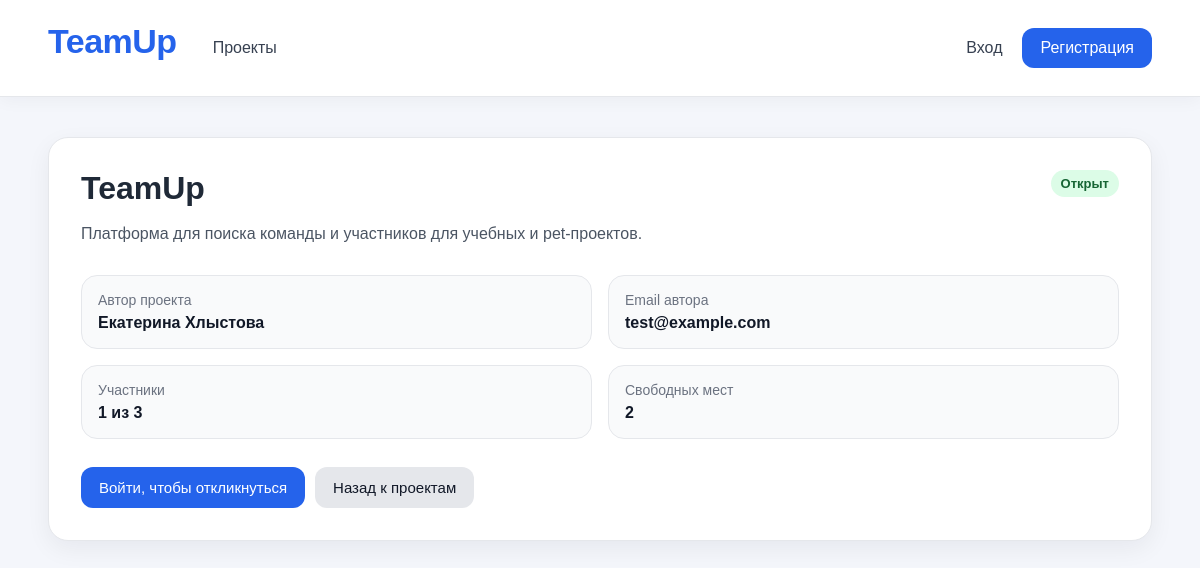
Page /projects/4 on the earlier database version.
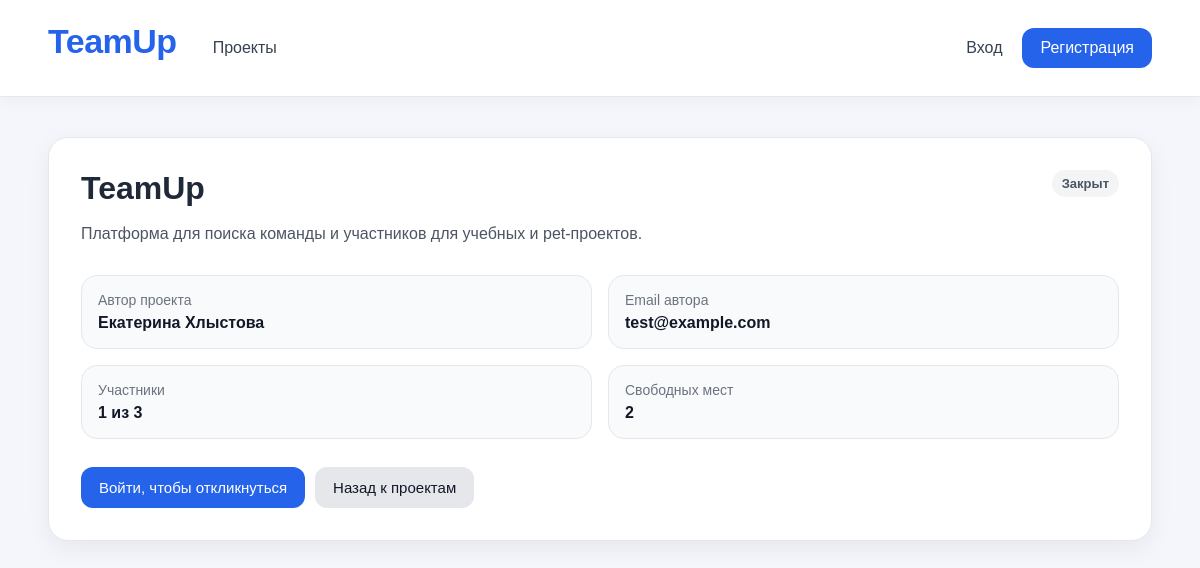
Same page on the later database version.
### app/api/projects.py (the view)
@router.get("/projects/{project_id}")
async def project_detail(
    project_id: int,
    request: Request,
    session: AsyncSession = Depends(get_session),
):
    project_repository = ProjectRepository(session)
    project_service = ProjectService(project_repository)
    project = await project_service.get_project_by_id(project_id)
    if not project:
        return RedirectResponse(
            url="/projects?message=Проект не найден",
            status_code=303,
        )
    user_id = request.session.get("user_id")
    user_name = request.session.get("user_name")
    user_email = request.session.get("user_email")
    user_role = request.session.get("user_role")
    accepted_count = project_service.get_accepted_count(project)
    free_slots = project_service.get_free_slots(project)
    already_applied = False
    if user_id:
        application_repository = ApplicationRepository(session)
        existing_application = await application_repository.get_by_project_and_user(
            project_id=project.id,
            user_id=user_id,
        )
        already_applied = existing_application is not None
    message = request.query_params.get("message")
    return templates.TemplateResponse(
        request=request,
        name="project_detail.html",
        context={
            "project": project,
            "user_id": user_id,
            "user_name": user_name,
            "user_email": user_email,
            "user_role": user_role,
            "accepted_count": accepted_count,
            "free_slots": free_slots,
            "already_applied": already_applied,
            "message": message,
        },
    )

### templates/project_detail.html (shortened to what this page needs)
{% extends "base.html" %}
{% block content %}
<div class="card project-detail-card">
    <div class="project-detail-header">
        <div>
            <h1 class="page-title">{{ project.title }}</h1>
            <p class="project-detail-description">
                {{ project.description }}
            </p>
        </div>
        <div class="project-detail-status">
            {% if project.status == "draft" %}
                <span class="badge badge-warning">Черновик</span>
            {% elif project.status == "open" %}
                <span class="badge badge-success">Открыт</span>
            {% elif project.status == "closed" %}
                <span class="badge badge-muted">Закрыт</span>
            {% else %}
                <span class="badge badge-muted">{{ project.status }}</span>
            {% endif %}
        </div>
    </div>
    <div class="project-detail-info">
        <div class="info-item">
            <span class="info-label">Автор проекта</span>
            <span class="info-value">
                {{ project.owner.first_name }} {{ project.owner.last_name }}
            </span>
        </div>
        <div class="info-item">
            <span class="info-label">Email автора</span>
            <span class="info-value">
                {{ project.owner.email }}
            </span>
        </div>
        <div class="info-item">
            <span class="info-label">Участники</span>
            <span class="info-value">
                {{ accepted_count }} из {{ project.max_participants }}
            </span>
        </div>
        <div class="info-item">
            <span class="info-label">Свободных мест</span>
            <span class="info-value">
                {{ free_slots }}
            </span>
        </div>
    </div>
    <div class="actions project-detail-actions">
        {% if user_id %}
            {% if user_id == project.owner_id %}
                <span class="project-owner-label">
                    Это ваш проект
                </span>
                {% if project.status == "draft" %}
                    <a href="/projects/{{ project.id }}/edit" class="button">
                        Редактировать
                    </a>
                {% endif %}
                <a href="/my-projects" class="button button-secondary">
                    Управлять проектом
                </a>
            {% elif project.status == "draft" %}
                <span class="status-label status-warning">
                    Проект ещё не открыт
                </span>
            {% elif project.status == "closed" %}
                <span class="status-label status-muted">
                    Проект закрыт
                </span>
            {% elif already_applied %}
                <span class="status-label status-warning">
                    Вы уже откликнулись
                </span>
            {% elif free_slots <= 0 %}
                <span class="badge badge-muted">
                    Мест больше нет
                </span>
            {% else %}
                <form method="post" action="/projects/{{ project.id }}/apply">
                    <button type="submit" class="button">
                        Откликнуться
                    </button>
                </form>
            {% endif %}
        {% else %}
            <a href="/login" class="button">
                Войти, чтобы откликнуться
            </a>
        {% endif %}
        <a href="/projects" class="button button-secondary">
            Назад к проектам
        </a>
    </div>
</div>
{% endblock %}

Differences in the rows shown:
changed Project "TeamUp": status "open" → "closed" (drawn)
Other differences:
text no longer shown: "Открыт"
text now shown: "Закрыт"
